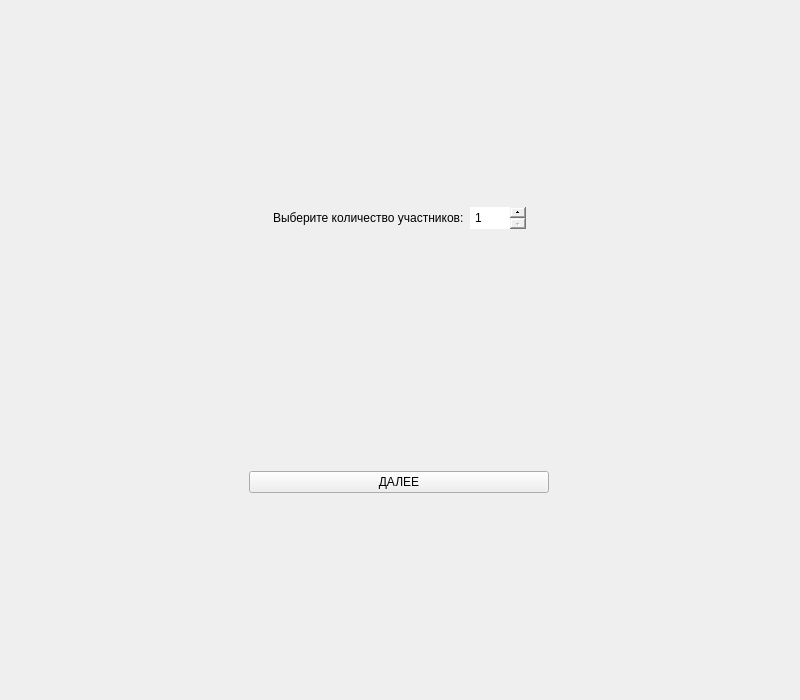
<?xml version="1.0" encoding="UTF-8"?>
<ui version="4.0">
 <class>Form</class>
 <widget class="QWidget" name="Form">
  <property name="geometry">
   <rect>
    <x>0</x>
    <y>0</y>
    <width>800</width>
    <height>700</height>
   </rect>
  </property>
  <property name="windowTitle">
   <string>Form</string>
  </property>
  <property name="styleSheet">
   <string notr="true"/>
  </property>
  <layout class="QGridLayout" name="gridLayout">
   <item row="1" column="0">
    <spacer name="verticalSpacer">
     <property name="orientation">
      <enum>Qt::Vertical</enum>
     </property>
     <property name="sizeType">
      <enum>QSizePolicy::Fixed</enum>
     </property>
     <property name="sizeHint" stdset="0">
      <size>
       <width>20</width>
       <height>40</height>
      </size>
     </property>
    </spacer>
   </item>
   <item row="0" column="0">
    <layout class="QHBoxLayout" name="horizontalLayout">
     <item>
      <spacer name="horizontalSpacer">
       <property name="orientation">
        <enum>Qt::Horizontal</enum>
       </property>
       <property name="sizeType">
        <enum>QSizePolicy::Fixed</enum>
       </property>
       <property name="sizeHint" stdset="0">
        <size>
         <width>100</width>
         <height>20</height>
        </size>
       </property>
      </spacer>
     </item>
     <item>
      <widget class="QLabel" name="label_choose_count_of_members">
       <property name="styleSheet">
        <string notr="true">font: 20pt &quot;Arial&quot;;</string>
       </property>
       <property name="text">
        <string>Выберите количество участников:</string>
       </property>
      </widget>
     </item>
     <item>
      <widget class="QSpinBox" name="spinBox_coun_of_members">
       <property name="sizePolicy">
        <sizepolicy hsizetype="Fixed" vsizetype="Fixed">
         <horstretch>0</horstretch>
         <verstretch>0</verstretch>
        </sizepolicy>
       </property>
       <property name="maximumSize">
        <size>
         <width>80</width>
         <height>16777215</height>
        </size>
       </property>
       <property name="styleSheet">
        <string notr="true">QSpinBox {
	font: 20pt &quot;Arial&quot;;
    padding-right: 15px; /* make room for the arrows */
    border-width: 3;
}

QSpinBox::up-button {
    subcontrol-origin: border;
    subcontrol-position: top right; /* position at the top right corner */

    width: 16px; /* 16 + 2*1px border-width = 15px padding + 3px parent border */
}

QSpinBox::up-arrow {
    width: 7px;
    height: 7px;
}

QSpinBox::down-button {
    subcontrol-origin: border;
    subcontrol-position: bottom right; /* position at bottom right corner */
    width: 16px;
}

QSpinBox::down-arrow {
    width: 7px;
    height: 7px;
}
</string>
       </property>
       <property name="minimum">
        <number>1</number>
       </property>
       <property name="maximum">
        <number>99</number>
       </property>
      </widget>
     </item>
     <item>
      <spacer name="horizontalSpacer_2">
       <property name="orientation">
        <enum>Qt::Horizontal</enum>
       </property>
       <property name="sizeType">
        <enum>QSizePolicy::Fixed</enum>
       </property>
       <property name="sizeHint" stdset="0">
        <size>
         <width>100</width>
         <height>20</height>
        </size>
       </property>
      </spacer>
     </item>
    </layout>
   </item>
   <item row="2" column="0">
    <layout class="QHBoxLayout" name="horizontalLayout_2">
     <item>
      <widget class="QPushButton" name="btn_next_window">
       <property name="sizePolicy">
        <sizepolicy hsizetype="Fixed" vsizetype="Fixed">
         <horstretch>0</horstretch>
         <verstretch>0</verstretch>
        </sizepolicy>
       </property>
       <property name="minimumSize">
        <size>
         <width>300</width>
         <height>0</height>
        </size>
       </property>
       <property name="styleSheet">
        <string notr="true">font: 20pt &quot;Arial&quot;;</string>
       </property>
       <property name="text">
        <string>ДАЛЕЕ</string>
       </property>
      </widget>
     </item>
    </layout>
   </item>
  </layout>
 </widget>
 <resources/>
 <connections/>
</ui>
